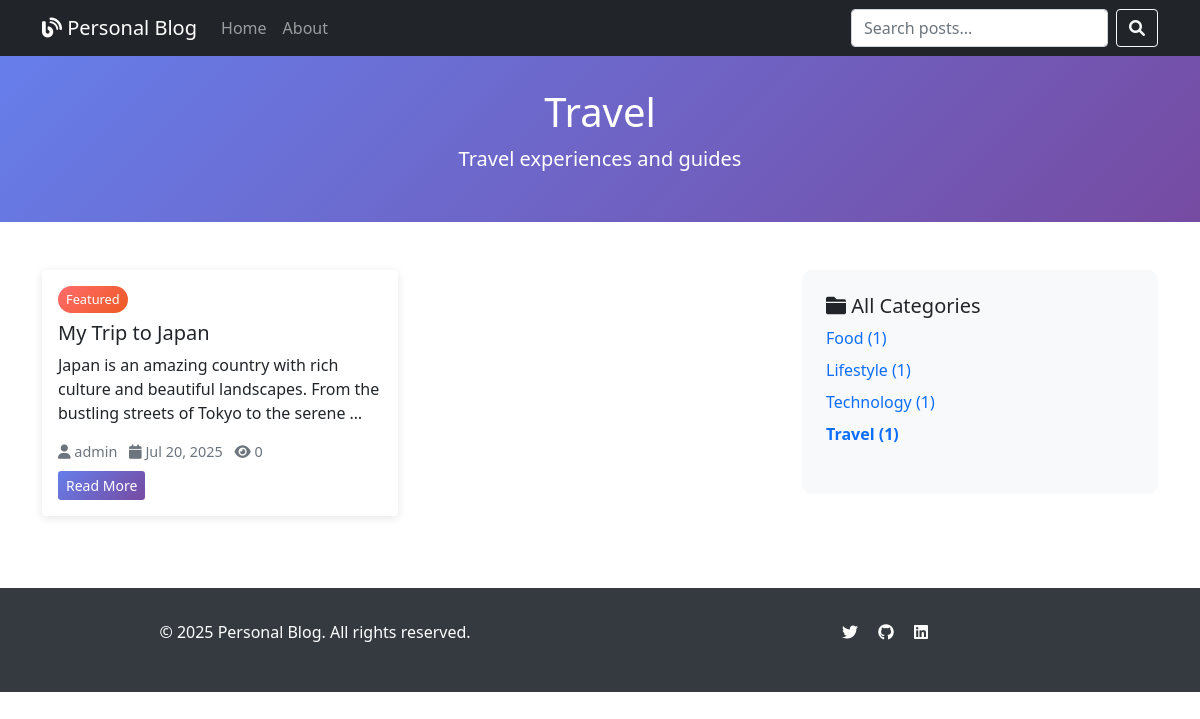
Before: /category/travel/ with the older database file.
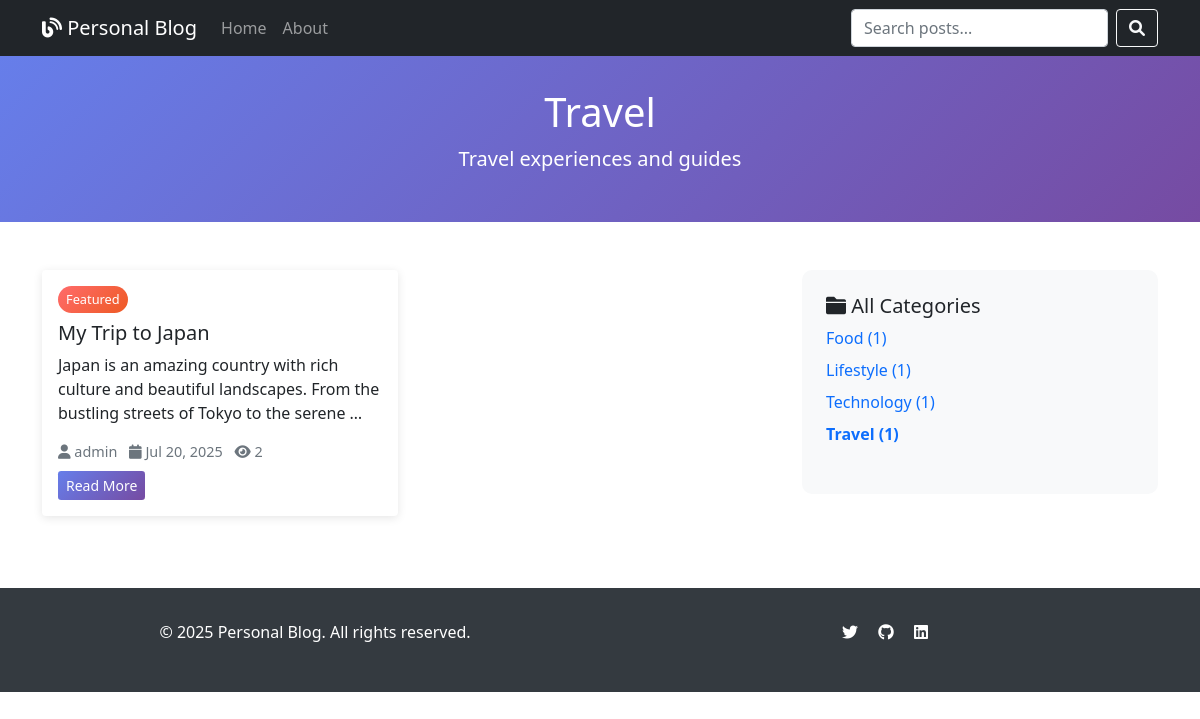
After: the same page with the newer database file.
### blog/models.py (models this page shows, shortened)
class Post(models.Model):
    STATUS_CHOICES = [
        ('draft', 'Draft'),
        ('published', 'Published'),
    ]
    title = models.CharField(max_length=200)
    slug = models.SlugField(max_length=200, unique=True)
    author = models.ForeignKey(User, on_delete=models.CASCADE, related_name='blog_posts')
    category = models.ForeignKey(Category, on_delete=models.CASCADE, related_name='posts')
    content = models.TextField()
    excerpt = models.TextField(max_length=300, blank=True, help_text="Short description of the post")
    featured_image = models.ImageField(upload_to='blog_images/', blank=True, null=True)
    status = models.CharField(max_length=10, choices=STATUS_CHOICES, default='draft')
    created_at = models.DateTimeField(auto_now_add=True)
    updated_at = models.DateTimeField(auto_now=True)
    published_at = models.DateTimeField(blank=True, null=True)
    views = models.PositiveIntegerField(default=0)
    featured = models.BooleanField(default=False)
    class Meta:
        ordering = ['-published_at', '-created_at']
    def get_absolute_url(self):
        return reverse('blog:post_detail', kwargs={'slug': self.slug})

### blog/views.py (the view)
# urls.py: path('category/<slug:slug>/', views.CategoryPostsView.as_view(), name='category_posts'),
class CategoryPostsView(ListView):
    model = Post
    template_name = 'blog/category_posts.html'
    context_object_name = 'posts'
    paginate_by = 6
    def get_queryset(self):
        self.category = get_object_or_404(Category, slug=self.kwargs['slug'])
        return Post.objects.filter(
            category=self.category,
            status='published'
        ).select_related('author', 'category')
    def get_context_data(self, **kwargs):
        context = super().get_context_data(**kwargs)
        context['category'] = self.category
        context['categories'] = Category.objects.all()
        return context

### blog/models.py (called while the page is built)
    def get_absolute_url(self):
        return reverse('blog:category_posts', kwargs={'slug': self.slug})

### templates/blog/category_posts.html (shortened to what this page needs)
{% extends 'base.html' %}
{% block header %}{{ category.name }}{% endblock %}
{% block subheader %}{{ category.description }}{% endblock %}
{% block content %}
<div class="row">
    <div class="col-lg-8">
        <div class="row">
            {% for post in posts %}
            <div class="col-md-6 mb-4">
                <div class="card h-100">
                    <div class="card-body">
                        {% if post.featured %}
                        <span class="featured-badge mb-2 d-inline-block">Featured</span>
                        {% endif %}
                        <h5 class="card-title">{{ post.title }}</h5>
                        <p class="card-text">{{ post.excerpt|truncatewords:20 }}</p>
                        <div class="post-meta mb-2">
                            <i class="fas fa-user"></i> {{ post.author.get_full_name|default:post.author.username }}
                            <i class="fas fa-calendar ms-2"></i> {{ post.published_at|date:"M d, Y" }}
                            <i class="fas fa-eye ms-2"></i> {{ post.views }}
                        </div>
                        <a href="{{ post.get_absolute_url }}" class="btn btn-primary btn-sm">Read More</a>
                    </div>
                </div>
            </div>
            {% endfor %}
        </div>
    </div>
    <div class="col-lg-4">
        <div class="sidebar">
            <div class="mb-4">
                <h5><i class="fas fa-folder"></i> All Categories</h5>
                <ul class="list-unstyled">
                    {% for cat in categories %}
                    <li class="mb-2">
                        <a href="{{ cat.get_absolute_url }}" class="text-decoration-none {% if cat == category %}fw-bold text-primary{% endif %}">
                            {{ cat.name }} ({{ cat.posts.count }})
                        </a>
                    </li>
                    {% endfor %}
                </ul>
            </div>
        </div>
    </div>
</div>
{% endblock %}

Changed rows visible on the page:
changed Post "My Trip to Japan": views "0" → "2"
